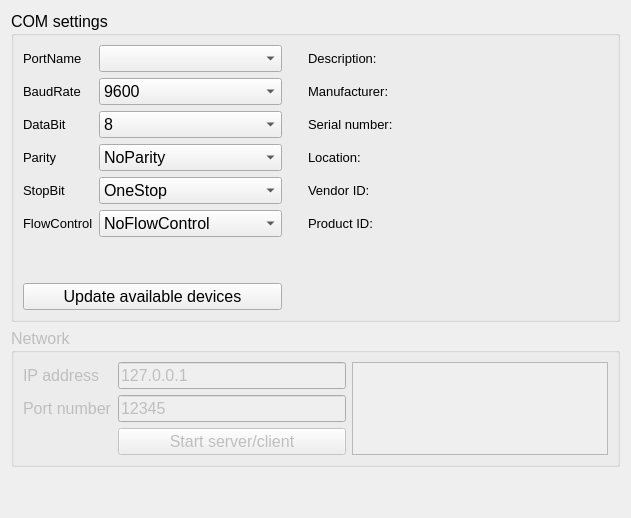
           <widget class="QWidget" name="page_3">
            <layout class="QGridLayout" name="gridLayout_9">
             <item row="0" column="0">
              <widget class="QGroupBox" name="groupBox_comSettings">
               <property name="sizePolicy">
                <sizepolicy hsizetype="Expanding" vsizetype="Expanding">
                 <horstretch>0</horstretch>
                 <verstretch>0</verstretch>
                </sizepolicy>
               </property>
               <property name="minimumSize">
                <size>
                 <width>0</width>
                 <height>0</height>
                </size>
               </property>
               <property name="maximumSize">
                <size>
                 <width>16777215</width>
                 <height>16777215</height>
                </size>
               </property>
               <property name="font">
                <font>
                 <pointsize>12</pointsize>
                </font>
               </property>
               <property name="title">
                <string>COM settings</string>
               </property>
               <layout class="QGridLayout" name="gridLayout_8">
                <item row="20" column="0" colspan="2">
                 <spacer name="verticalSpacer_2">
                  <property name="orientation">
                   <enum>Qt::Vertical</enum>
                  </property>
                  <property name="sizeHint" stdset="0">
                   <size>
                    <width>20</width>
                    <height>40</height>
                   </size>
                  </property>
                 </spacer>
                </item>
                <item row="8" column="0">
                 <widget class="QLabel" name="label_4">
                  <property name="font">
                   <font>
                    <pointsize>10</pointsize>
                   </font>
                  </property>
                  <property name="text">
                   <string>FlowControl</string>
                  </property>
                 </widget>
                </item>
                <item row="6" column="0">
                 <widget class="QLabel" name="label_5">
                  <property name="font">
                   <font>
                    <pointsize>10</pointsize>
                   </font>
                  </property>
                  <property name="text">
                   <string>Parity</string>
                  </property>
                 </widget>
                </item>
                <item row="7" column="3">
                 <widget class="QLabel" name="vidLabel">
                  <property name="font">
                   <font>
                    <pointsize>10</pointsize>
                   </font>
                  </property>
                  <property name="text">
                   <string>Vendor ID:</string>
                  </property>
                 </widget>
                </item>
                <item row="4" column="0">
                 <widget class="QLabel" name="label">
                  <property name="font">
                   <font>
                    <pointsize>10</pointsize>
                   </font>
                  </property>
                  <property name="text">
                   <string>BaudRate</string>
                  </property>
                 </widget>
                </item>
                <item row="8" column="3">
                 <widget class="QLabel" name="pidLabel">
                  <property name="font">
                   <font>
                    <pointsize>10</pointsize>
                   </font>
                  </property>
                  <property name="text">
                   <string>Product ID:</string>
                  </property>
                 </widget>
                </item>
                <item row="1" column="0">
                 <widget class="QLabel" name="label_6">
                  <property name="font">
                   <font>
                    <pointsize>10</pointsize>
                   </font>
                  </property>
                  <property name="text">
                   <string>PortName</string>
                  </property>
                 </widget>
                </item>
                <item row="7" column="0">
                 <widget class="QLabel" name="label_7">
                  <property name="font">
                   <font>
                    <pointsize>10</pointsize>
                   </font>
                  </property>
                  <property name="text">
                   <string>StopBit</string>
                  </property>
                 </widget>
                </item>
                <item row="5" column="0">
                 <widget class="QLabel" name="label_2">
                  <property name="font">
                   <font>
                    <pointsize>10</pointsize>
                   </font>
                  </property>
                  <property name="text">
                   <string>DataBit</string>
                  </property>
                 </widget>
                </item>
                <item row="21" column="0" colspan="2">
                 <widget class="QPushButton" name="pushButton_enumerate">
                  <property name="text">
                   <string>Update available devices</string>
                  </property>
                 </widget>
                </item>
                <item row="1" column="3">
                 <widget class="QLabel" name="descriptionLabel">
                  <property name="minimumSize">
                   <size>
                    <width>300</width>
                    <height>0</height>
                   </size>
                  </property>
                  <property name="font">
                   <font>
                    <pointsize>10</pointsize>
                   </font>
                  </property>
                  <property name="text">
                   <string>Description:</string>
                  </property>
                 </widget>
                </item>
                <item row="4" column="3">
                 <widget class="QLabel" name="manufacturerLabel">
                  <property name="font">
                   <font>
                    <pointsize>10</pointsize>
                   </font>
                  </property>
                  <property name="text">
                   <string>Manufacturer:</string>
                  </property>
                 </widget>
                </item>
                <item row="1" column="1">
                 <widget class="QComboBox" name="comboBox_serialInfo">
                  <property name="toolTip">
                   <string>&lt;html&gt;&lt;head/&gt;&lt;body&gt;&lt;p&gt;Port name COM1 ... N &lt;br/&gt;Display the available port only;&lt;/p&gt;&lt;p&gt;Select the port to see device details below.&lt;/p&gt;&lt;/body&gt;&lt;/html&gt;</string>
                  </property>
                  <property name="accessibleDescription">
                   <string notr="true"/>
                  </property>
                  <property name="currentText">
                   <string notr="true"/>
                  </property>
                 </widget>
                </item>
                <item row="5" column="3">
                 <widget class="QLabel" name="serialNumberLabel">
                  <property name="font">
                   <font>
                    <pointsize>10</pointsize>
                   </font>
                  </property>
                  <property name="text">
                   <string>Serial number:</string>
                  </property>
                 </widget>
                </item>
                <item row="6" column="3">
                 <widget class="QLabel" name="locationLabel">
                  <property name="font">
                   <font>
                    <pointsize>10</pointsize>
                   </font>
                  </property>
                  <property name="text">
                   <string>Location:</string>
                  </property>
                 </widget>
                </item>
                <item row="5" column="1">
                 <widget class="QComboBox" name="comboBox_dataBit">
                  <property name="toolTip">
                   <string>&lt;html&gt;&lt;head/&gt;&lt;body&gt;&lt;p&gt;The number of data bits in each character can be 5 (for Baudot code), &lt;br/&gt;6 (rarely used), 7 (for true ASCII), 8 (for most kinds of data, &lt;br/&gt;as this size matches the size of a byte), or 9 (rarely used). &lt;br/&gt;8 data bits are almost universally used in newer applications.&lt;br/&gt;&lt;span style=&quot; font-weight:600;&quot;&gt;Default value:&lt;/span&gt; 8&lt;/p&gt;&lt;/body&gt;&lt;/html&gt;</string>
                  </property>
                  <property name="currentText">
                   <string notr="true">8</string>
                  </property>
                  <property name="currentIndex">
                   <number>3</number>
                  </property>
                  <item>
                   <property name="text">
                    <string extracomment="Data5">5</string>
                   </property>
                  </item>
                  <item>
                   <property name="text">
                    <string extracomment="Data6">6</string>
                   </property>
                  </item>
                  <item>
                   <property name="text">
                    <string extracomment="Data7">7</string>
                   </property>
                  </item>
                  <item>
                   <property name="text">
                    <string extracomment="Data8">8</string>
                   </property>
                  </item>
                  <item>
                   <property name="text">
                    <string extracomment="UnknownDataBits">-1</string>
                   </property>
                  </item>
                 </widget>
                </item>
                <item row="4" column="1">
                 <widget class="QComboBox" name="comboBox_baudRate">
                  <property name="toolTip">
                   <string>&lt;html&gt;&lt;head/&gt;&lt;body&gt;&lt;p&gt;The baud rate is the speed of communication in bit/s&lt;br/&gt;Supported values : 1200; 2400; 4800; 9600; 19200; 38400; 57600; 115200 bit/s&lt;br/&gt;&lt;span style=&quot; font-weight:600;&quot;&gt;Default value:&lt;/span&gt; 9600&lt;/p&gt;&lt;/body&gt;&lt;/html&gt;</string>
                  </property>
                  <property name="accessibleDescription">
                   <string notr="true"/>
                  </property>
                  <property name="currentText">
                   <string notr="true">9600</string>
                  </property>
                  <property name="currentIndex">
                   <number>3</number>
                  </property>
                  <item>
                   <property name="text">
                    <string extracomment="Baud1200">1200</string>
                   </property>
                  </item>
                  <item>
                   <property name="text">
                    <string extracomment="Baud2400">2400</string>
                   </property>
                  </item>
                  <item>
                   <property name="text">
                    <string extracomment="Baud4800">4800</string>
                   </property>
                  </item>
                  <item>
                   <property name="text">
                    <string extracomment="Baud9600">9600</string>
                   </property>
                  </item>
                  <item>
                   <property name="text">
                    <string extracomment="Baud19200">19200</string>
                   </property>
                  </item>
                  <item>
                   <property name="text">
                    <string extracomment="Baud38400">38400</string>
                   </property>
                  </item>
                  <item>
                   <property name="text">
                    <string extracomment="Baud57600">57600</string>
                   </property>
                  </item>
                  <item>
                   <property name="text">
                    <string extracomment="Baud115200">115200</string>
                   </property>
                  </item>
                  <item>
                   <property name="text">
                    <string extracomment="UnknownBaud">-1</string>
                   </property>
                  </item>
                 </widget>
                </item>
                <item row="7" column="1">
                 <widget class="QComboBox" name="comboBox_stopBit">
                  <property name="toolTip">
                   <string>&lt;html&gt;&lt;head/&gt;&lt;body&gt;&lt;p&gt;Stop bits sent at the end of every character allow the receiving signal hardware to detect the end of a character and to resynchronise with the character stream. &lt;/p&gt;&lt;/body&gt;&lt;/html&gt;</string>
                  </property>
                  <property name="currentText">
                   <string notr="true">OneStop</string>
                  </property>
                  <item>
                   <property name="text">
                    <string extracomment="OneStop">OneStop</string>
                   </property>
                  </item>
                  <item>
                   <property name="text">
                    <string extracomment="OneAndHalfStop">OneAndHalfStop</string>
                   </property>
                  </item>
                  <item>
                   <property name="text">
                    <string extracomment="TwoStop">TwoStop</string>
                   </property>
                  </item>
                  <item>
                   <property name="text">
                    <string extracomment="UnknownStopBits">UnknownStopBits</string>
                   </property>
                  </item>
                 </widget>
                </item>
                <item row="6" column="1">
                 <widget class="QComboBox" name="comboBox_parity">
                  <property name="toolTip">
                   <string>&lt;html&gt;&lt;head/&gt;&lt;body&gt;&lt;p&gt;Parity is a method of detecting errors in transmission.&lt;br/&gt;When parity is used with a serial port, an extra data bit is sent with each data character, &lt;br/&gt;arranged so that the number of 1 bits in each character, including the parity bit, &lt;br/&gt;is always odd or always even. If a byte is received with the wrong number of 1s, &lt;br/&gt;then it must have been corrupted.&lt;br/&gt;&lt;span style=&quot; font-weight:600;&quot;&gt;Default value:&lt;/span&gt; NoParity&lt;/p&gt;&lt;/body&gt;&lt;/html&gt;</string>
                  </property>
                  <property name="currentText">
                   <string notr="true">NoParity</string>
                  </property>
                  <item>
                   <property name="text">
                    <string extracomment="NoParity">NoParity</string>
                   </property>
                  </item>
                  <item>
                   <property name="text">
                    <string extracomment="EvenParity">EvenParity</string>
                   </property>
                  </item>
                  <item>
                   <property name="text">
                    <string extracomment="OddParity">OddParity</string>
                   </property>
                  </item>
                  <item>
                   <property name="text">
                    <string extracomment="SpaceParity">SpaceParity</string>
                   </property>
                  </item>
                  <item>
                   <property name="text">
                    <string extracomment="MarkParity">MarkParity</string>
                   </property>
                  </item>
                  <item>
                   <property name="text">
                    <string extracomment="UnknownParity">UnknownParity</string>
                   </property>
                  </item>
                 </widget>
                </item>
                <item row="8" column="1">
                 <widget class="QComboBox" name="comboBox_flowControl">
                  <property name="toolTip">
                   <string>&lt;html&gt;&lt;head/&gt;&lt;body&gt;&lt;p&gt;&lt;span style=&quot; font-family:'sans-serif'; font-size:14px; color:#222222; background-color:#ffffff;&quot;&gt;A serial port may use signals in the interface to pause and resume the transmission of data.&lt;/span&gt;&lt;br&gt;&lt;span style=&quot; font-family:'sans-serif'; font-size:14px; font-weight:600; color:#222222; background-color:#ffffff;&quot;&gt;Default value:&lt;/span&gt;&lt;span style=&quot; font-family:'sans-serif'; font-size:14px; color:#222222; background-color:#ffffff;&quot;&gt; NoFlowControl&lt;/span&gt;&lt;/p&gt;&lt;/body&gt;&lt;/html&gt;</string>
                  </property>
                  <property name="currentText">
                   <string notr="true">NoFlowControl</string>
                  </property>
                  <item>
                   <property name="text">
                    <string extracomment="NoFlowControl">NoFlowControl</string>
                   </property>
                  </item>
                  <item>
                   <property name="text">
                    <string extracomment="HardwareControl">HardwareControl</string>
                   </property>
                  </item>
                  <item>
                   <property name="text">
                    <string extracomment="SoftwareControl">SoftwareControl</string>
                   </property>
                  </item>
                  <item>
                   <property name="text">
                    <string extracomment="UnknownFlowControl">UnknownFlowControl</string>
                   </property>
                  </item>
                 </widget>
                </item>
                <item row="5" column="2">
                 <spacer name="horizontalSpacer">
                  <property name="orientation">
                   <enum>Qt::Horizontal</enum>
                  </property>
                  <property name="sizeHint" stdset="0">
                   <size>
                    <width>20</width>
                    <height>20</height>
                   </size>
                  </property>
                 </spacer>
                </item>
               </layout>
              </widget>
             </item>
             <item row="2" column="0">
              <spacer name="verticalSpacer_3">
               <property name="orientation">
                <enum>Qt::Vertical</enum>
               </property>
               <property name="sizeHint" stdset="0">
                <size>
                 <width>20</width>
                 <height>40</height>
                </size>
               </property>
              </spacer>
             </item>
             <item row="1" column="0">
              <widget class="QGroupBox" name="groupBox_3">
               <property name="enabled">
                <bool>false</bool>
               </property>
               <property name="minimumSize">
                <size>
                 <width>0</width>
                 <height>100</height>
                </size>
               </property>
               <property name="font">
                <font>
                 <pointsize>12</pointsize>
                </font>
               </property>
               <property name="title">
                <string>Network</string>
               </property>
               <layout class="QGridLayout" name="gridLayout_10">
                <item row="1" column="2">
                 <widget class="QLineEdit" name="lineEdit_serverPort">
                  <property name="text">
                   <string>12345</string>
                  </property>
                 </widget>
                </item>
                <item row="1" column="1">
                 <widget class="QLabel" name="label_8">
                  <property name="text">
                   <string>Port number</string>
                  </property>
                 </widget>
                </item>
                <item row="2" column="2">
                 <widget class="QPushButton" name="pushButton">
                  <property name="text">
                   <string>Start server/client</string>
                  </property>
                 </widget>
                </item>
                <item row="0" column="2">
                 <widget class="QLineEdit" name="lineEdit_IP">
                  <property name="text">
                   <string>127.0.0.1</string>
                  </property>
                 </widget>
                </item>
                <item row="0" column="3" rowspan="3">
                 <widget class="QTextEdit" name="textEdit"/>
                </item>
                <item row="0" column="1">
                 <widget class="QLabel" name="label_3">
                  <property name="text">
                   <string>IP address</string>
                  </property>
                 </widget>
                </item>
               </layout>
              </widget>
             </item>
            </layout>
           </widget>
